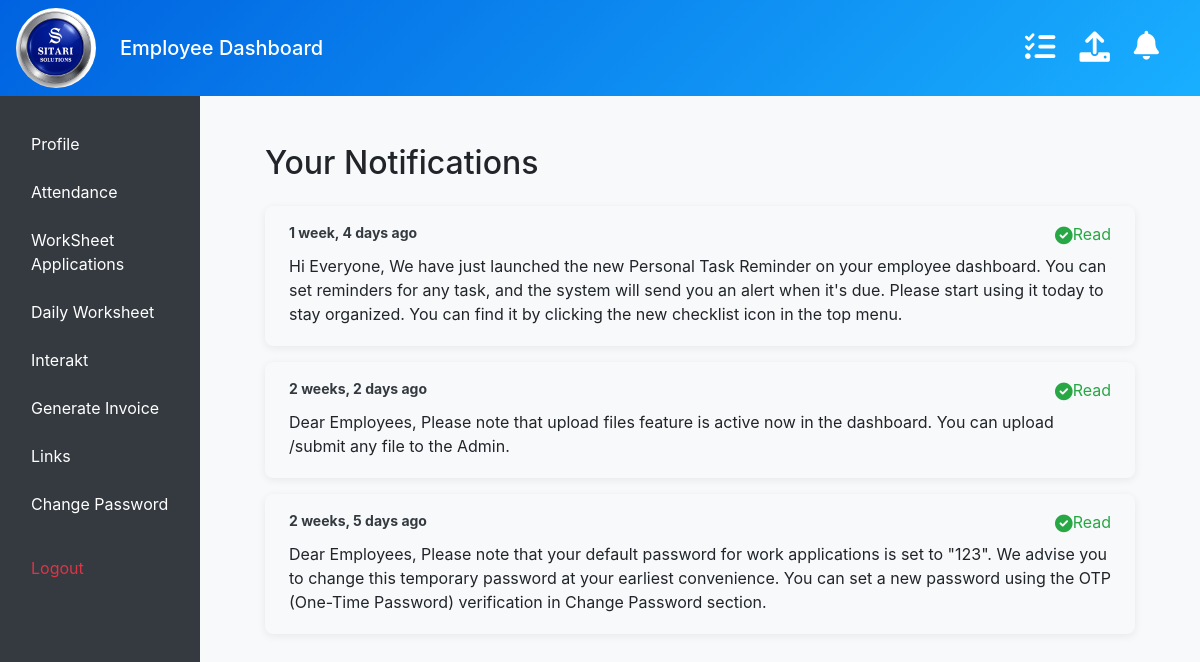
The app's page /notifications/ (signed in) with its own data.
### management/models.py (models this page shows, shortened)
class UserNotificationStatus(models.Model):
    employee = models.ForeignKey(Employee, on_delete=models.CASCADE)
    notification = models.ForeignKey(Notification, on_delete=models.CASCADE)
    is_read = models.BooleanField(default=False)
    class Meta:
        unique_together = ('employee', 'notification')

class Notification(models.Model):
    description = models.TextField()
    created_at = models.DateTimeField(auto_now_add=True)
    recipients = models.ManyToManyField(Employee, through='UserNotificationStatus', related_name='notifications')
    class Meta:
        ordering = ['-created_at']

### management/views.py (the view)
    def wrapped_view(request, *args, **kwargs):
        employee = get_logged_in_employee(request)
        if not employee:
            messages.error(request, "You must be logged in to view this page.")
            return redirect('login') # Make sure you have a 'login' URL name
        return view_func(request, employee, *args, **kwargs)

### management/context_processors.py (called while the page is built)
def notifications_context(request):
    if request.session.get('employee_id'):
        employee_id = request.session.get('employee_id')
        count = UserNotificationStatus.objects.filter(employee_id=employee_id, is_read=False).count()
        return {'unread_notification_count': count}
    return {'unread_notification_count': 0}

### management/ip_restriction.py (called while the page is built)
def get_client_ip(request):
    x_forwarded_for = request.META.get('HTTP_X_FORWARDED_FOR')
    if x_forwarded_for:
        ip = x_forwarded_for.split(',')[0].strip()
    else:
        ip = request.META.get('REMOTE_ADDR')
    return ip

    def __call__(self, request):
        ip = get_client_ip(request)
        if not self.is_ip_allowed(ip):
            logger.warning(f"Access denied for IP: {ip}")
            return HttpResponseForbidden("Access denied.")
        response = self.get_response(request)
        return response

### management/models.py (called while the page is built)
    def __str__(self):
        return self.name

### management/templatetags/upload_tags.py (called while the page is built)
@register.simple_tag
def get_upload_form():
    return EmployeeUploadForm()

### management/views.py (called while the page is built)
def get_logged_in_employee(request):
    employee_id = request.session.get('employee_id')
    if not employee_id:
        return None
    try:
        return Employee.objects.get(employee_id=employee_id)
    except Employee.DoesNotExist:
        return None

def require_employee(view_func):
    def wrapped_view(request, *args, **kwargs):
        employee = get_logged_in_employee(request)
        if not employee:
            messages.error(request, "You must be logged in to view this page.")
            return redirect('login') # Make sure you have a 'login' URL name
        return view_func(request, employee, *args, **kwargs)
    return wrapped_view

@require_employee
def notification_list_view(request, employee):
    notifications = UserNotificationStatus.objects.filter(employee=employee).select_related('notification').order_by('-notification__created_at')
    context = {
        'notifications': notifications
    }
    return render(request, 'notifications.html', context)

### management/templates/notifications.html (shortened to what this page needs)
{% extends "masteremployee.html" %}
{% block content %}
<div class="container mt-4 notification-container">
    <h2 class="mb-4">Your Notifications</h2>
    <div class="list-group">
        {% for status in notifications %}
            <div class="card notification-card {% if not status.is_read %}notification-unread{% else %}notification-read{% endif %}">
                <div class="card-body px-4 py-3">
                    <div class="d-flex justify-content-between align-items-start mb-2">
                        <div class="font-weight-bold text-dark small">
                            <span>{{ status.notification.created_at|timesince }} ago</span>
                        </div>
                        <div>
                            {% if not status.is_read %}
                                <a href="{% url 'mark_notification_as_read' status.pk %}"
                                   class="btn btn-success btn-sm text-white fw-semibold shadow-sm">
                                    Mark as Read
                                </a>
                            {% else %}
                                <span class="text-success fw-bold">
                                    <i class="fas fa-check-circle me-1"></i>Read
                                </span>
                            {% endif %}
                        </div>
                    </div>
                    <div class="text-body mb-1 fs-5">
                        {{ status.notification.description }}
                    </div>
                </div>
            </div>
        {% empty %}
            <div class="card mb-3 shadow-sm border-0 bg-light">
                <div class="card-body text-center text-muted">
                    You have no notifications.
                </div>
            </div>
        {% endfor %}
    </div>
</div>
{% endblock %}

### management/templates/masteremployee.html (style rules this page uses)
body { background-color: #f8f9fa; overflow: hidden; }

### management/templates/notifications.html (style rules this page uses)
.notification-container { max-width: 900px; margin: auto; }
.notification-card { border: none; border-radius: 8px; transition: all 0.3s ease; margin-bottom: 1rem; }
.notification-read { background-color: #f8f9fa; box-shadow: 0 2px 8px rgba(0, 0, 0, 0.07); }
.text-success .fa-check-circle { font-size: 1.1em; vertical-align: middle; }

### records on screen
UserNotificationStatus: notification.created_at "1 week, 4 days", is_read True (drawn), notification.description "Hi Everyone, We have just launched the new Personal Task Reminder on your employee dashboard. You can set reminders for any task, and the system will send you an alert when it's due. Please start using it today to stay organized. You can find it by clicking the new checklist icon in the top menu."
UserNotificationStatus: notification.created_at "2 weeks, 2 days", is_read True (drawn), notification.description "Dear Employees, Please note that upload files feature is active now in the dashboard. You can upload /submit any file to the Admin."
UserNotificationStatus: notification.created_at "2 weeks, 5 days", is_read True (drawn), notification.description "Dear Employees, Please note that your default password for work applications is set to \"123\". We advise you to change this temporary password at your earliest convenience. You can set a new password using the OTP (One-Time Password) verification in Change Password section."
